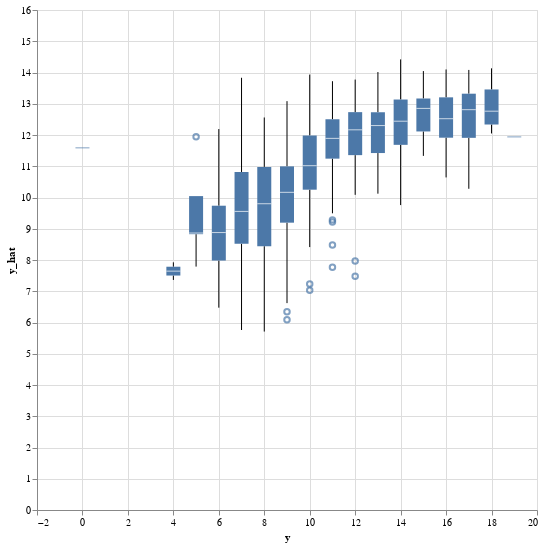

Source (notebook cell):
### Code cell
y_reg_df = pd.DataFrame({'y': y,'y_hat':Y_hat})

alt.Chart(y_reg_df).mark_boxplot().encode(
    x='y',
    y='y_hat'
).properties(height=500,width=500)

### Figure 1 — Vega-Lite specification as saved in the notebook (floating-point values rounded to 4 significant figures; data arrays with more than 128 entries replaced by an {"elided": "..."} marker saying what was removed)
{"config": {"view": {"continuousWidth": 400, "continuousHeight": 300}}, "data": {"name": "data-84aab3f26f411d8e937813b16dd0e703"}, "mark": "boxplot", "encoding": {"x": {"type": "quantitative", "field": "y"}, "y": {"type": "quantitative", "field": "y_hat"}}, "height": 500, "width": 500, "$schema": "https://vega.github.io/schema/vega-lite/v4.8.1.json", "datasets": {"data-84aab3f26f411d8e937813b16dd0e703": {"elided": "649 records"}}}
